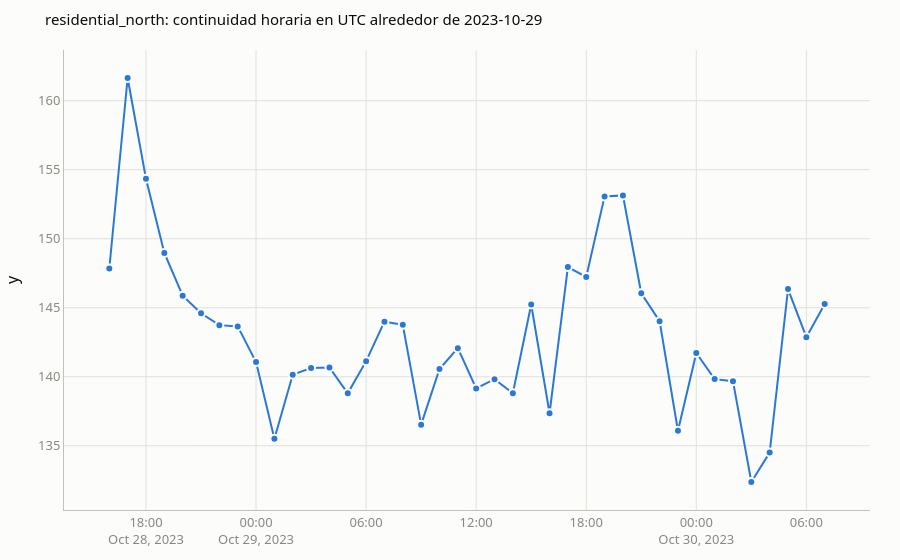
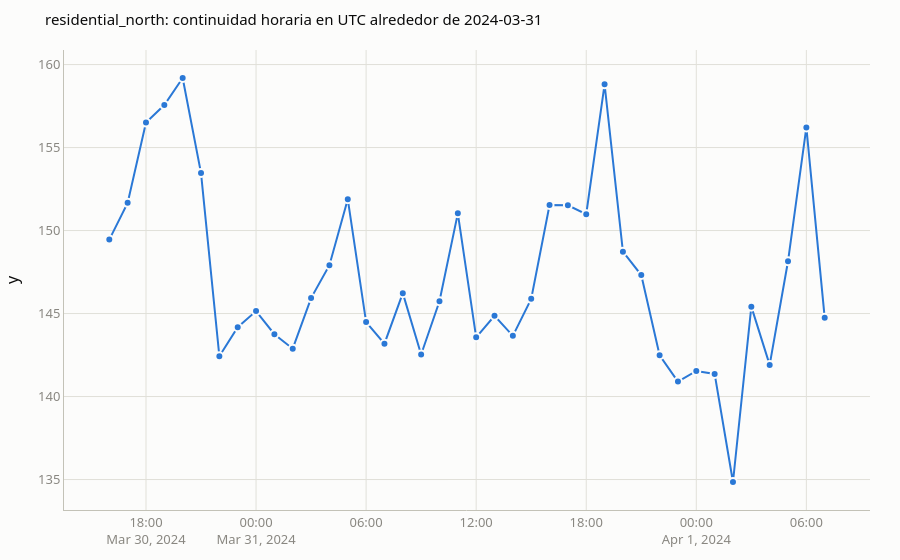

Notebook cell for these charts, in order:
### Code cell
for transition in DST_TRANSITIONS:
    fig = plots.plot_dst_continuity(
        demand,
        unique_id="residential_north",
        transition=transition,
        color=SERIES_COLORS["residential_north"],
    )
    save_figure(fig, f"01_dst_continuity_{transition.date()}")

### Figure 1 — Plotly figure (JSON) as saved in the notebook; plotly's stock layout.template omitted (floating-point values rounded to 4 significant figures)
{"data": [{"line": {"color": "#2a78d6", "width": 2}, "marker": {"color": "#2a78d6", "line": {"color": "#fcfcfb", "width": 2}, "size": 8}, "mode": "lines+markers", "showlegend": false, "type": "scatter", "x": ["2023-10-28T16:00:00", "2023-10-28T17:00:00", "2023-10-28T18:00:00", "2023-10-28T19:00:00", "2023-10-28T20:00:00", "2023-10-28T21:00:00", "2023-10-28T22:00:00", "2023-10-28T23:00:00", "2023-10-29T00:00:00", "2023-10-29T01:00:00", "2023-10-29T02:00:00", "2023-10-29T03:00:00", "2023-10-29T04:00:00", "2023-10-29T05:00:00", "2023-10-29T06:00:00", "2023-10-29T07:00:00", "2023-10-29T08:00:00", "2023-10-29T09:00:00", "2023-10-29T10:00:00", "2023-10-29T11:00:00", "2023-10-29T12:00:00", "2023-10-29T13:00:00", "2023-10-29T14:00:00", "2023-10-29T15:00:00", "2023-10-29T16:00:00", "2023-10-29T17:00:00", "2023-10-29T18:00:00", "2023-10-29T19:00:00", "2023-10-29T20:00:00", "2023-10-29T21:00:00", "2023-10-29T22:00:00", "2023-10-29T23:00:00", "2023-10-30T00:00:00", "2023-10-30T01:00:00", "2023-10-30T02:00:00", "2023-10-30T03:00:00", "2023-10-30T04:00:00", "2023-10-30T05:00:00", "2023-10-30T06:00:00", "2023-10-30T07:00:00"], "y": [147.8, 161.6, 154.3, 149.0, 145.9, 144.6, 143.7, 143.6, 141.1, 135.5, 140.2, 140.6, 140.7, 138.8, 141.1, 144.0, 143.8, 136.5, 140.6, 142.1, 139.1, 139.8, 138.8, 145.2, 137.4, 148.0, 147.2, 153.1, 153.1, 146.0, 144.0, 136.1, 141.7, 139.8, 139.7, 132.4, 134.5, 146.4, 142.9, 145.3]}], "layout": {"font": {"color": "#0b0b0b", "family": "system-ui, -apple-system, Segoe UI, sans-serif", "size": 13}, "legend": {"bgcolor": "rgba(0,0,0,0)"}, "margin": {"b": 50, "l": 60, "r": 30, "t": 50}, "paper_bgcolor": "#fcfcfb", "plot_bgcolor": "#fcfcfb", "title": {"font": {"color": "#0b0b0b", "size": 15}, "text": "residential_north: continuidad horaria en UTC alrededor de 2023-10-29"}, "xaxis": {"gridcolor": "#e1e0d9", "linecolor": "#c3c2b7", "tickfont": {"color": "#898781"}, "title": {}}, "yaxis": {"gridcolor": "#e1e0d9", "linecolor": "#c3c2b7", "tickfont": {"color": "#898781"}, "title": {"text": "y"}}}}

### Figure 2 — Plotly figure (JSON) as saved in the notebook; plotly's stock layout.template omitted (floating-point values rounded to 4 significant figures)
{"data": [{"line": {"color": "#2a78d6", "width": 2}, "marker": {"color": "#2a78d6", "line": {"color": "#fcfcfb", "width": 2}, "size": 8}, "mode": "lines+markers", "showlegend": false, "type": "scatter", "x": ["2024-03-30T16:00:00", "2024-03-30T17:00:00", "2024-03-30T18:00:00", "2024-03-30T19:00:00", "2024-03-30T20:00:00", "2024-03-30T21:00:00", "2024-03-30T22:00:00", "2024-03-30T23:00:00", "2024-03-31T00:00:00", "2024-03-31T01:00:00", "2024-03-31T02:00:00", "2024-03-31T03:00:00", "2024-03-31T04:00:00", "2024-03-31T05:00:00", "2024-03-31T06:00:00", "2024-03-31T07:00:00", "2024-03-31T08:00:00", "2024-03-31T09:00:00", "2024-03-31T10:00:00", "2024-03-31T11:00:00", "2024-03-31T12:00:00", "2024-03-31T13:00:00", "2024-03-31T14:00:00", "2024-03-31T15:00:00", "2024-03-31T16:00:00", "2024-03-31T17:00:00", "2024-03-31T18:00:00", "2024-03-31T19:00:00", "2024-03-31T20:00:00", "2024-03-31T21:00:00", "2024-03-31T22:00:00", "2024-03-31T23:00:00", "2024-04-01T00:00:00", "2024-04-01T01:00:00", "2024-04-01T02:00:00", "2024-04-01T03:00:00", "2024-04-01T04:00:00", "2024-04-01T05:00:00", "2024-04-01T06:00:00", "2024-04-01T07:00:00"], "y": [149.5, 151.7, 156.5, 157.6, 159.2, 153.5, 142.4, 144.2, 145.1, 143.8, 142.9, 145.9, 147.9, 151.9, 144.5, 143.2, 146.2, 142.5, 145.7, 151.0, 143.6, 144.9, 143.7, 145.9, 151.5, 151.5, 151.0, 158.8, 148.7, 147.3, 142.5, 140.9, 141.5, 141.4, 134.9, 145.4, 141.9, 148.1, 156.2, 144.7]}], "layout": {"font": {"color": "#0b0b0b", "family": "system-ui, -apple-system, Segoe UI, sans-serif", "size": 13}, "legend": {"bgcolor": "rgba(0,0,0,0)"}, "margin": {"b": 50, "l": 60, "r": 30, "t": 50}, "paper_bgcolor": "#fcfcfb", "plot_bgcolor": "#fcfcfb", "title": {"font": {"color": "#0b0b0b", "size": 15}, "text": "residential_north: continuidad horaria en UTC alrededor de 2024-03-31"}, "xaxis": {"gridcolor": "#e1e0d9", "linecolor": "#c3c2b7", "tickfont": {"color": "#898781"}, "title": {}}, "yaxis": {"gridcolor": "#e1e0d9", "linecolor": "#c3c2b7", "tickfont": {"color": "#898781"}, "title": {"text": "y"}}}}
